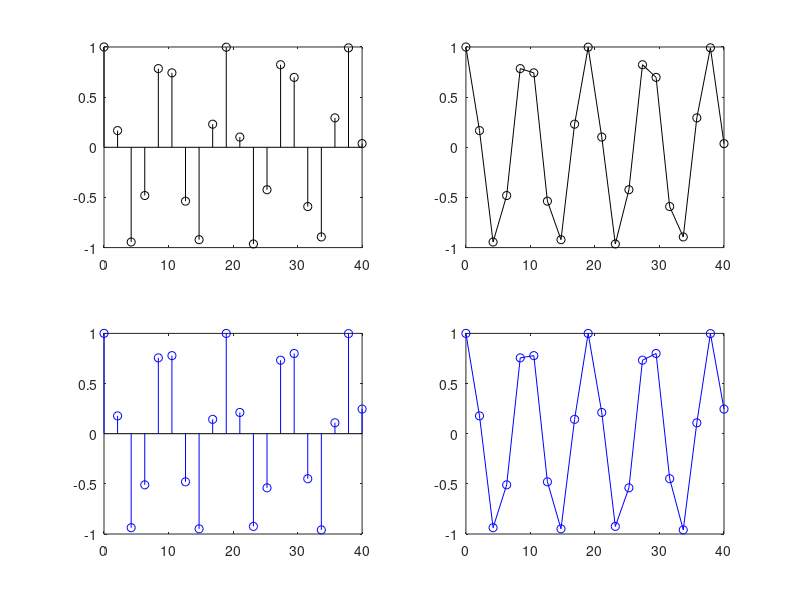

The MATLAB script that drew this image:
clear
n=linspace(0,40,20);
x=cos(2*n./3);
y=cos(8*pi*n./38);
subplot(2,2,1);
stem(n,x,'k-o');
subplot(2,2,3);
stem(n,y,'b-o');

subplot(2,2,2);
plot(n,x,'k-o');
subplot(2,2,4);
plot(n,y,'b-o');
